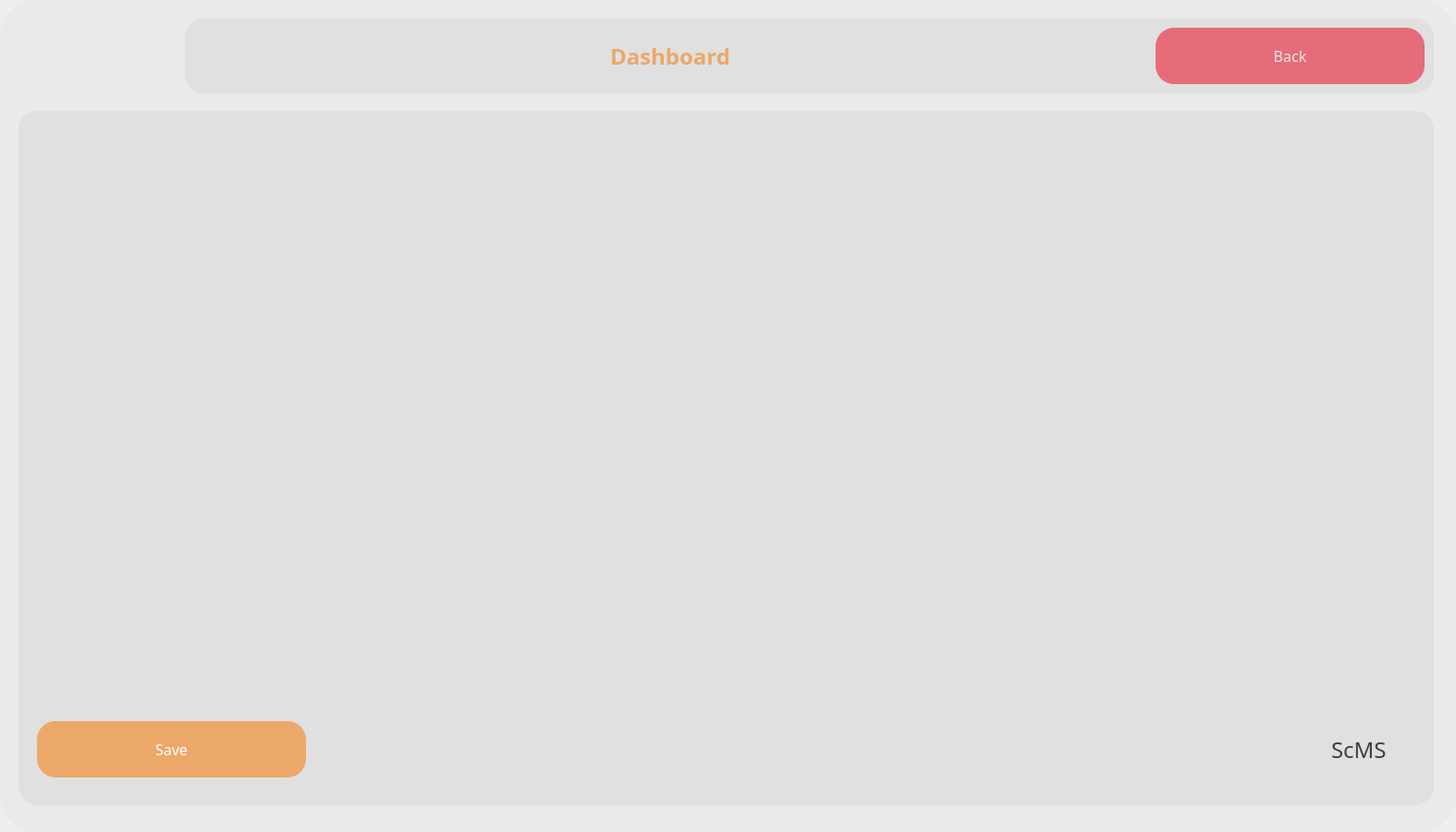
  <widget class="QWidget" name="dataEntry_widget" native="true">
   <property name="geometry">
    <rect>
     <x>0</x>
     <y>0</y>
     <width>1575</width>
     <height>900</height>
    </rect>
   </property>
   <widget class="QLabel" name="mainScreen_BG_2">
    <property name="geometry">
     <rect>
      <x>0</x>
      <y>0</y>
      <width>1575</width>
      <height>900</height>
     </rect>
    </property>
    <property name="styleSheet">
     <string notr="true">border-image: url(:/images/materials/dataEntryBG.png);
border-radius:38px;</string>
    </property>
    <property name="text">
     <string/>
    </property>
   </widget>
   <widget class="QWidget" name="topBar_widget_2" native="true">
    <property name="geometry">
     <rect>
      <x>200</x>
      <y>20</y>
      <width>1351</width>
      <height>81</height>
     </rect>
    </property>
    <property name="styleSheet">
     <string notr="true">background-color: rgba(200, 200, 200,80);
/*background-color: rgba(239, 174, 74,150);*/
border-radius:20px;</string>
    </property>
    <widget class="QLabel" name="mainTopBarTitle_label_2">
     <property name="geometry">
      <rect>
       <x>460</x>
       <y>10</y>
       <width>191</width>
       <height>61</height>
      </rect>
     </property>
     <property name="font">
      <font>
       <family>Poppins SemiBold</family>
       <pointsize>18</pointsize>
       <weight>75</weight>
       <bold>true</bold>
      </font>
     </property>
     <property name="styleSheet">
      <string notr="true">background-color: rgba(255, 255, 255,0);
color: rgb(235, 168, 105);</string>
     </property>
     <property name="text">
      <string>Dashboard</string>
     </property>
    </widget>
    <widget class="QPushButton" name="dataEntryBack_btn">
     <property name="geometry">
      <rect>
       <x>1050</x>
       <y>10</y>
       <width>291</width>
       <height>61</height>
      </rect>
     </property>
     <property name="font">
      <font>
       <family>Poppins Medium</family>
       <pointsize>12</pointsize>
       <weight>50</weight>
       <bold>false</bold>
      </font>
     </property>
     <property name="styleSheet">
      <string notr="true">QPushButton#dataEntryBack_btn{
background-color: rgb(229, 108, 120);
	color: rgb(230, 230, 230);
border-radius:20px;
}

QPushButton#dataEntryBack_btn:hover{
background-color: rgba(229, 108, 120,220);
}

QPushButton#dataEntryBack_btn:pressed{
padding-left:5px;
padding-top:5px;
background-color: rgba(229, 108, 120,220);
}</string>
     </property>
     <property name="text">
      <string>Back</string>
     </property>
    </widget>
   </widget>
   <widget class="QWidget" name="mainDashboardContainer_widget_2" native="true">
    <property name="geometry">
     <rect>
      <x>20</x>
      <y>120</y>
      <width>1531</width>
      <height>751</height>
     </rect>
    </property>
    <property name="styleSheet">
     <string notr="true">background-color: rgba(200, 200, 200,80);
border-radius:20px;</string>
    </property>
    <widget class="QPushButton" name="dataEntrySave_btn">
     <property name="geometry">
      <rect>
       <x>20</x>
       <y>660</y>
       <width>291</width>
       <height>61</height>
      </rect>
     </property>
     <property name="font">
      <font>
       <family>Poppins Medium</family>
       <pointsize>12</pointsize>
       <weight>50</weight>
       <bold>false</bold>
      </font>
     </property>
     <property name="styleSheet">
      <string notr="true">QPushButton#dataEntrySave_btn{
	
	background-color: rgb(235, 168, 105);
	color: rgb(255, 255, 255);
border-radius:20px;
}

QPushButton#dataEntrySave_btn:hover{
background-color: rgba(245, 178, 115,210);

}

QPushButton#dataEntrySave_btn:pressed{
padding-left:5px;
padding-top:5px;
background-color: rgba(245, 178, 115,210);

}</string>
     </property>
     <property name="text">
      <string>Save</string>
     </property>
     <property name="iconSize">
      <size>
       <width>25</width>
       <height>25</height>
      </size>
     </property>
    </widget>
    <widget class="QLabel" name="mainTopBarTitle_label_3">
     <property name="geometry">
      <rect>
       <x>1420</x>
       <y>660</y>
       <width>191</width>
       <height>61</height>
      </rect>
     </property>
     <property name="font">
      <font>
       <family>Poppins Medium</family>
       <pointsize>18</pointsize>
       <weight>50</weight>
       <bold>false</bold>
      </font>
     </property>
     <property name="styleSheet">
      <string notr="true">background-color: rgba(255, 255, 255,0);
color: rgb(64, 64, 64);</string>
     </property>
     <property name="text">
      <string>ScMS</string>
     </property>
    </widget>
   </widget>
   <widget class="QLabel" name="mainScreenDark_BG_2">
    <property name="geometry">
     <rect>
      <x>0</x>
      <y>0</y>
      <width>1575</width>
      <height>900</height>
     </rect>
    </property>
    <property name="styleSheet">
     <string notr="true">background-color: rgba(0, 0, 0,5);
border-radius:38px;</string>
    </property>
    <property name="text">
     <string/>
    </property>
   </widget>
   <zorder>mainScreen_BG_2</zorder>
   <zorder>mainScreenDark_BG_2</zorder>
   <zorder>topBar_widget_2</zorder>
   <zorder>mainDashboardContainer_widget_2</zorder>
  </widget>
